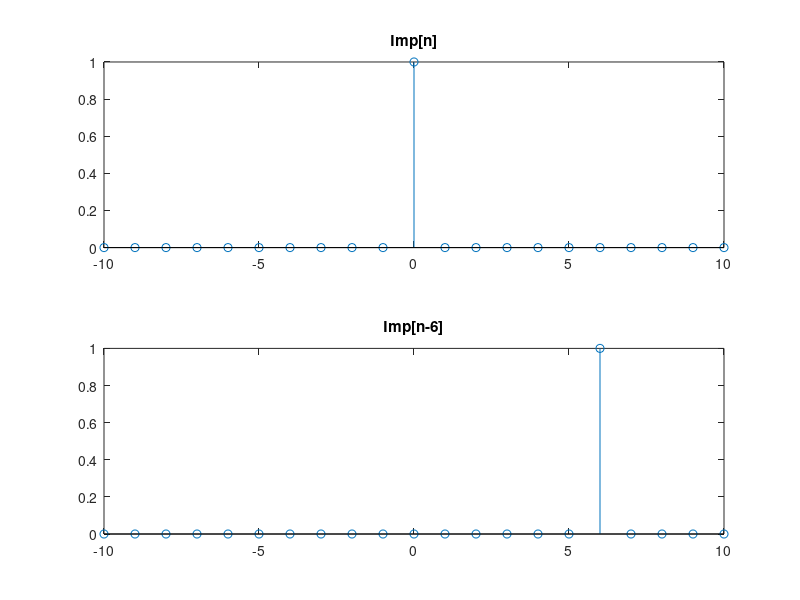

Recreate this plot in MATLAB.
n= -10:10;
x = 1.*(n ==0);
y = 1.*(n == 6);

subplot(2,1,1)
stem(n,x);
title('Imp[n]')

subplot(2,1,2)
stem(n,y)
title('Imp[n-6]')